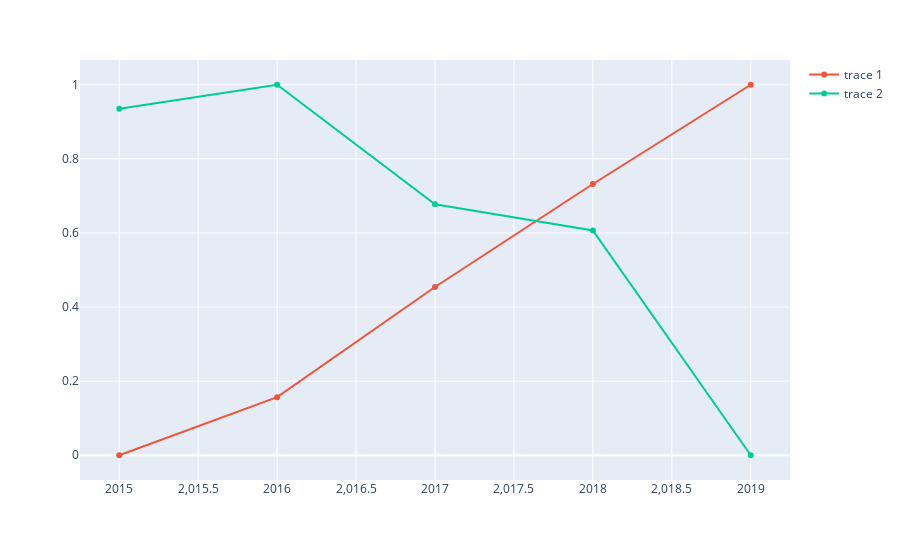

Notebook cell for this chart:
### Code cell
# x and y given as array_like objects
import plotly.express as px
fig1 = px.scatter()
fig1.add_trace(go.Scatter(x=[2015, 2016, 2017, 2018, 2019], y=ar1))
fig1.add_trace(go.Scatter(x=[2015, 2016, 2017, 2018, 2019], y=ar2))
fig1.show()

### Figure 1 — Plotly figure (JSON) as saved in the notebook; plotly's stock layout.template omitted (floating-point values rounded to 4 significant figures)
{"data": [{"hovertemplate": "<extra></extra>", "legendgroup": "", "marker": {"color": "#636efa", "symbol": "circle"}, "mode": "markers", "name": "", "orientation": "v", "showlegend": false, "type": "scatter", "xaxis": "x", "yaxis": "y"}, {"type": "scatter", "x": [2015, 2016, 2017, 2018, 2019], "y": [0, 0.1568, 0.4542, 0.7322, 1]}, {"type": "scatter", "x": [2015, 2016, 2017, 2018, 2019], "y": [0.935, 1, 0.6774, 0.6065, 0]}], "layout": {"legend": {"tracegroupgap": 0}, "margin": {"t": 60}, "xaxis": {"anchor": "y", "domain": [0, 1]}, "yaxis": {"anchor": "x", "domain": [0, 1]}}}
